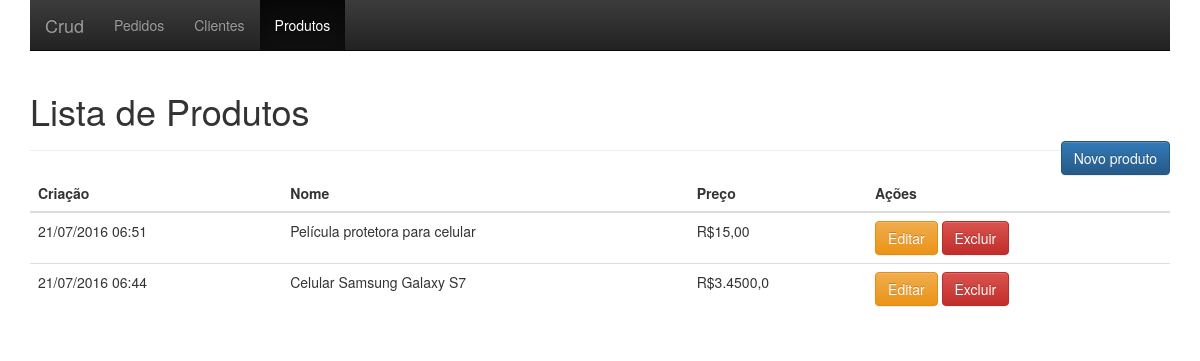
/produtos.php, run on the app's committed database.
### tables this page shows
CREATE TABLE IF NOT EXISTS `produtos` (
  `id` int(11) NOT NULL,
  `criacao` datetime NOT NULL,
  `nome` varchar(60) NOT NULL,
  `descricao` varchar(200) NOT NULL,
  `preco` varchar(10) NOT NULL
);

### models/Produto.php (called while the page is built, shortened)
<?php
class Produto
{
    private $conexao = null;
    public function __construct(){
        $this->conexao = new PDO("mysql:host=localhost;dbname=crud_abril", "root", "");
        $this->conexao->setAttribute(PDO::ATTR_ERRMODE, PDO::ERRMODE_EXCEPTION);
    }
    public function lista(){
        $consulta = $this->conexao->query("SELECT * FROM produtos ORDER by criacao DESC ");
        $lista = array();
        while ($linha = $consulta->fetch(PDO::FETCH_ASSOC)) {
            array_push($lista, $linha);
        }
        return $lista;
    }
}

### produtos.php (the view, shortened to what this page needs)
<?php
require('./models/Produto.php');
$produtos = new Produto();
$lista = $produtos->lista();
?>
<!DOCTYPE html>
<html lang="en">
<head>
    <link rel="stylesheet" href="https://maxcdn.bootstrapcdn.com/bootstrap/3.3.6/css/bootstrap.min.css">
    <link rel="stylesheet" href="https://maxcdn.bootstrapcdn.com/bootstrap/3.3.6/css/bootstrap-theme.min.css">
</head>
<body>
<div class="container">
    <nav class="navbar navbar-inverse navbar-static-top">
        <div class="">
            <div class="navbar-header">
                <a class="navbar-brand" href="index.php">Crud</a>
            </div>
            <div class="collapse navbar-collapse" id="bs-example-navbar-collapse-1">
                <ul class="nav navbar-nav">
                    <li><a href="index.php">Pedidos <span class="sr-only">(current)</span></a></li>
                    <li><a href="clientes.php">Clientes</a></li>
                    <li class="active"><a href="produtos.php">Produtos</a></li>
                </ul>
            </div>
        </div>
    </nav>
    <div class="page-header">
        <h1>Lista de Produtos <small></small></h1>
        <a href="form-produtos.php" class="btn btn-primary pull-right">Novo produto</a>
    </div>
    <table class="table">
        <thead>
            <tr>
                <th>Criação</th>
                <th>Nome</th>
                <th>Preço</th>
                <th>Ações</th>
            </tr>
        </thead>
        <tbody>
        <?php
        foreach($lista as $item){
            ?>
            <tr>
                <td><?=date('d/m/Y H:i', strtotime($item['criacao']))?></td>
                <td><?=$item['nome']?></td>
                <td><?=$item['preco']?></td>
                <td>
                    <button class="btn btn-warning">Editar</button>
                    <button class="btn btn-danger">Excluir</button>
                </td>
            </tr>
            <?php
        }
        ?>
        </tbody>
    </table>
</div>
</body>
</html>

### data on the page
produtos: criacao "21/07/2016 06:51", nome "Película protetora para celular", preco "R$15,00"
produtos: criacao "21/07/2016 06:44", nome "Celular Samsung Galaxy S7", preco "R$3.4500,0"
